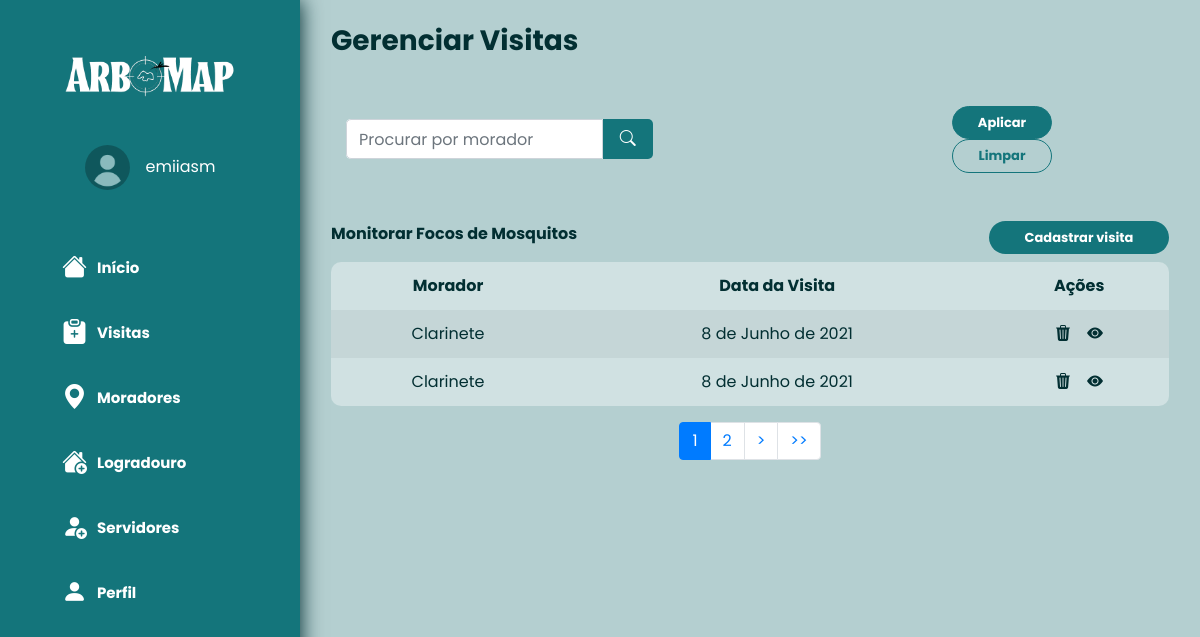
/visita1/listar/ (signed in), run on the app's committed database.
### perfil/models.py (models this page shows)
class Perfil (models.Model):
    usuario = models.OneToOneField(User,on_delete=models.CASCADE)
    cpf = models.CharField(blank=True, max_length=255)
    telefone = models.CharField(blank=True, max_length=255)
    cep = models.CharField(blank=True, max_length=255)
    logradouro = models.CharField(blank=True, max_length=255)
    numero = models.CharField(blank=True, max_length=255)
    complemento = models.CharField(blank=True, max_length=255)
    bairro = models.CharField(blank=True, max_length=255)
    cidade = models.CharField(blank=True, max_length=255)
    foto_perfil = models.ImageField(upload_to='static/media/img', null=True, blank=True, default="static/media/img/user.png")

### users/models.py (models this page shows)
class User(AbstractUser):
    email = models.EmailField(blank=True)
    name = models.CharField(_("Name of User"), blank=True, max_length=255)
    cargo = models.CharField(_("Cargo"), blank=True, max_length=255, choices=TIPO_CARGO)
    first_name = None  # type: ignore
    last_name = None  # type: ignore
    data_adicao = models.DateTimeField(auto_now_add=True)

### visita1/models.py (models this page shows, shortened)
class Visita1 (models.Model):
    morador = models.ForeignKey(Morador,on_delete=models.CASCADE)
    caixa_agua = models.BooleanField()
    materiais_rodantes = models.BooleanField()
    depositos_moveis = models.BooleanField()
    depositos_naturais = models.BooleanField()
    depositos_fixos = models.BooleanField()
    outros_depositos = models.BooleanField()
    larvicida = models.CharField(max_length=SMALL_CHAR_FIELD_NAME_LENGTH, choices=TIPO_ESCOLHA)
    quantidade_l = models.IntegerField()
    focos = models.CharField(max_length=SMALL_CHAR_FIELD_NAME_LENGTH, choices=TIPO_FOCOS)
    resumo_visita = models.TextField()
    data_visita = models.DateField()
    data_adicao = models.DateTimeField(auto_now_add=True)

### morador/models.py (models this page shows, shortened)
class Morador (models.Model):
    nome = models.CharField(max_length=MAX_CHAR_FIELD_NAME_LENGTH)
    email = models.EmailField()
    data_nascimento = models.DateField()
    sus = models.CharField(max_length=SMALL_CHAR_FIELD_NAME_LENGTH)
    cpf = models.CharField(max_length=SMALL_CHAR_FIELD_NAME_LENGTH)
    genero = models.CharField(max_length=MEDIUM_CHAR_FIELD_NAME_LENGTH, choices=TIPO_GENERO)
    telefone = models.CharField(max_length=SMALL_CHAR_FIELD_NAME_LENGTH)
    data_adicao = models.DateTimeField(auto_now_add=True)

### visita1/views.py (the view)
# urls.py: path('visita1/listar/', Visita1ListView.as_view(), name='visita1_listar'),
class Visita1ListView(LoginRequiredMixin, FilterView):
    model = Visita1
    paginate_by=2
    filterset_class = Visita1Filter
    template_name = "visita1/visitas.html"
    def get_context_data(self, **kwargs):
        context = super().get_context_data(**kwargs)
        context["logged_user"] = self.request.user
        context["logged_user_perfil"] = self.object = get_object_or_404(Perfil,usuario=self.request.user)
        context["users_number"] = User.objects.exclude(is_superuser=True).exclude(email="deleted").count()
        return context

### visita1/templates/visita1/visitas.html (shortened to what this page needs)
{% extends 'base.html' %}
{% block content %}
  <div class="mt-2">
    <h3 style="color:#022F32;"><strong>Gerenciar Visitas</strong></h3>
    <div class="row col-12 mb-5 mt-5 d-flex justify-content-around">
      <form method="GET" action="{% url 'visita1_listar' %}" autocomplete="off" class="d-flex justify-content-between align-items-center w-100">
        <div class="col-5 d-flex align-items-center justify-content-center" >
            <div style="width: 100%; border-start-start-radius: 5px;border-end-end-radius: 0px; border-end-start-radius: 5px;border-start-end-radius: 0px; height: 40px; align-items: center; display: flex; color: #022f32; background-color: #FFFFFF;">
              {{ filter.form.morador }}
            </div>
            <div>
              <button class="justify-content-center d-flex" type="submit" style="width: 50px; border-end-end-radius: 5px; border-start-end-radius: 5px; height: 40px; align-items: center; display: flex; color: #022f32; background-color: #14757B; border: none; outline: none;"><i class="bi bi-search text-white"></i></button>
            </div>
        </div>
        <div class="col-3 d-flex align-items-center justify-content-center">
          <div class="" style="">
            <a href="#" ><button class="btn " id="bt3" type="submit"><strong>Aplicar</strong></button></a>
            <a href="{% url 'imovel_listar' %}" class="btn " id="bt2"><strong>Limpar</strong></a>
          </div>
        </div>
      </form>
    </div>
    <div class="d-flex justify-content-between align-items-center mb-2">
      <div>
        <h6 style="color:#022F32;"><strong>Monitorar Focos de Mosquitos</strong></h6>
      </div>
      <div>
        <a href="{% url 'visita1_criar' %}" class="btn" id="bt1"><strong>Cadastrar visita</strong></a>
      </div>
    </div>
    <div class="table-responsive">
      <table class="table table-striped table-borderless">
        <thead>
          <tr class="text-center">
            <th scope="col">Morador</th>
            <th scope="col">Data da Visita</th>
            <th scope="col">Ações</th>
          </tr>
        </thead>
        <tbody>
          {% for object in object_list %}
            <tr class="text-center">
              <td>{{ object.morador.nome }}</td>
              <td>{{ object.data_visita }}</td>
              <td>
                <div class="d-flex justify-content-center">
                  <a href="{% url 'visita1_remover' pk=object.pk %}" class="mr-3"><i class="bi bi-trash3-fill" id="tableicon"></i></a>
                  <a href="{% url 'visita1_editar' pk=object.pk %}"><i class="bi bi-eye-fill" id="tableicon"></i></a>
                </div>
              </td>
            </tr>
            {% empty %}
            <tr class="text-center">
              <td colspan="3">
                <p>Não existem reservas cadastradas.</p>
              </td>
            </tr>
          {% endfor %}
        </tbody>
      </table>
{% if page_obj.has_other_pages %}
    <nav>
        <ul class="pagination justify-content-center">
            {% for page_number in page_obj.paginator.page_range %}
                {% if page_number <= page_obj.number|add:1 and page_number >= page_obj.number|add:-1 %}
                    {% if page_obj.number == page_number %}
                        <li class="page-item active">
                            <a class="page-link" href="?page={{ page_number }}">
                                {{ page_number }}
                            </a>
                        </li>
                    {% else %}
                        <li class="page-item">
                            <a class="page-link" href="?page={{ page_number }}">
                                {{ page_number }}
                            </a>
                        </li>
                    {% endif %}
                {% endif %}
            {% endfor %}
            {% if page_obj.has_next %}
                <li class="page-item">
                    <a class="page-link" href="?page={{ page_obj.next_page_number }}">
                        >
                    </a>
                </li>
                <li class="page-item">
                    <a class="page-link" href="?page={{ page_obj.paginator.num_pages }}">
                        >>
                    </a>
                </li>
            {% endif %}
        </ul>
    </nav>
{% endif %}
    </div>
  </div>
{% endblock %}

### templates/base.html (shortened to what this page needs)
{% load static %}
{% load active_link_tags %}
<!DOCTYPE html>
<html lang="en">
<head>
  <link rel="stylesheet" href="{% static 'css/stylessss1s.css' %}">
  <link rel="stylesheet" href="https://cdn.jsdelivr.net/npm/bootstrap-icons@1.11.1/font/bootstrap-icons.css">
  <link rel="stylesheet" href="https://stackpath.bootstrapcdn.com/bootstrap/4.5.0/css/bootstrap.min.css" />
</head>
<body>
  <div class="container-fluid d-block">
    <nav class="menu-lateral flex-nowrap ">
      <div class="d-flex justify-content-center mb-5 mt-3">
        <img class="img img-fluid logo" src="{% static 'img\ArboMap.png' %}" width="170px">
      </div>
      <div class="d-flex justify-content-center align-items-center">
        <div class="circle">
          <img src="{{ logged_user_perfil.foto_perfil.url }}">
        </div>
        <span class="user ml-3"> {{ logged_user.username }}</span>
      </div>
      <ul class="mt-5 ml-5 nav-list">
        <li class="item-menu {% active_link 'index' 'ativo' strict=True %}">
          <a href="{% url 'index' %}">
            <span class="icon"><i class="bi bi-house-fill"></i></span>
            <span class="txt-link">Início</span>
          </a>
        </li>
        <li class="item-menu {% active_link 'visitas || visita1_listar || visita2_listar || visita1_criar || visita2_criar' 'ativo' %}" >
          <a href="{% url 'visitas' %}">
            <span class="icon"><i class="bi bi-clipboard-plus-fill"></i></span>
            <span class="txt-link">Visitas</span>
          </a>
        </li>
        <li class="item-menu {% active_link 'imovel_listar || imovel_criar || imovel_editar || filtro_moradores || morador_criar' 'ativo' %}">
          <a href="{% url 'imovel_listar' %}">
            <span class="icon"><i class="bi bi-geo-alt-fill"></i></span>
            <span class="txt-link">Moradores</span>
          </a>
        </li>
        <li class="item-menu {% active_link 'logradouro || bairro_listar || bairro_criar || bairro_editar || filtro_bairros || rua_listar || rua_criar || rua_editar || filtro_ruas ' 'ativo' %}">
          <a href="{% url 'logradouro' %}">
            <span class="icon"><i class="bi bi-house-add-fill"></i></span>
            <span class="txt-link">Logradouro</span>
          </a>
        </li>
        <li class="item-menu {% active_link 'users_listar || filtro_users || users_criar' 'ativo' %}">
          <a href="{% url 'users_listar' %}">
            <span class="icon"><i class="bi bi-person-fill-add"></i></span>
            <span class="txt-link">Servidores</span>
          </a>
        </li>
        <li class="item-menu {% active_link 'users_profile || users_update' 'ativo' %}">
          <a href="{% url 'users_profile' %}">
            <span class="icon"><i class="bi bi-person-fill"></i></span>
            <span class="txt-link">Perfil</span>
          </a>
        </li>
      </ul>
    </nav>
    <main>
      <div class='p-3'>
      {% block content %}
      {% endblock %}
      </div>
    </main>
  </div>
</body>
</html>

### static/css/stylessss1s.css (style rules this page uses)
* { margin: 0; padding: 0; box-sizing: border-box; font-family: 'Poppins', sans-serif; }
body { height: 100vh; background-color: #B4CFD0 !important; color: #022F32 !important; }
nav.menu-lateral { width: 300px; height: 100%; background-color: #14757B; padding: 40px 0 40px 0px; box-shadow: 1px 0px 20px; flex-direction: column; position: fixed; top: 0; left: 0; overflow: hidden; }
ul { height: 100%; list-style-type: none; }
ul li.item-menu { transition: .5s; }
ul li.item-menu>a { color: white; text-decoration: none; font-size: 15px; padding: 10px 4px; display: flex; margin-bottom: 2px; line-height: 40px; }
ul li.item-menu a .txt-link { margin-left: 10px; }
ul li.item-menu a .icon>i { font-size: 25px; margin-left: 10px; }
.icon>i { font-size: 40px; margin-left: 10px; }
.user { color: white; }
.nav-list { font-weight: 700; }
main { margin-left: 300px; overflow: hidden; }
h1, h2, h3, h4, h5, h6 { font-weight: 700; }
#bt1 { font-size: 13px; background-color: #14757B; border-radius: 50px; color: white; width: 180px; }
#bt2, #bt3 { font-size: 13px; border: #14757B 1px solid; border-radius: 50px; color: #14757B; width: 100px; }
#bt3 { font-size: 13px; background-color: #14757B; border-radius: 50px; color: white; width: 100px; }
table, tr, th, #tableicon, p { color: #022F32; }
table { background-color: #D0E1E2; border-radius: 10px; }
input { width: 100%; border-radius: 10px; height: 50px; align-items: center; display: flex; color: #022f32; background-color: white; border: none; outline: none; }
.circle { border-radius: 50%; width: 45px; height: 45px; overflow: hidden; position: relative; }
.circle img { position: absolute; bottom: 0; width: 100%; }
.page-link { position: relative; display: block; padding: 0.5rem 0.75rem; margin-left: -1px; line-height: 1.25; color: #022F32; background-color: #fff; border: 1px solid #dee2e6; }
.page-item.active .page-link { z-index: 3; color: #fff; background-color: #14757B; border-color: #14757B; }

### data on the page
Perfil: foto_perfil (placeholder picture)
User: username "emiiasm"
Visita1: morador.nome "Clarinete", data_visita "8 de Junho de 2021"
Visita1: morador.nome "Clarinete", data_visita "8 de Junho de 2021"

### other printed values
{{ page_number }} "1"
{{ page_number }} "2"
